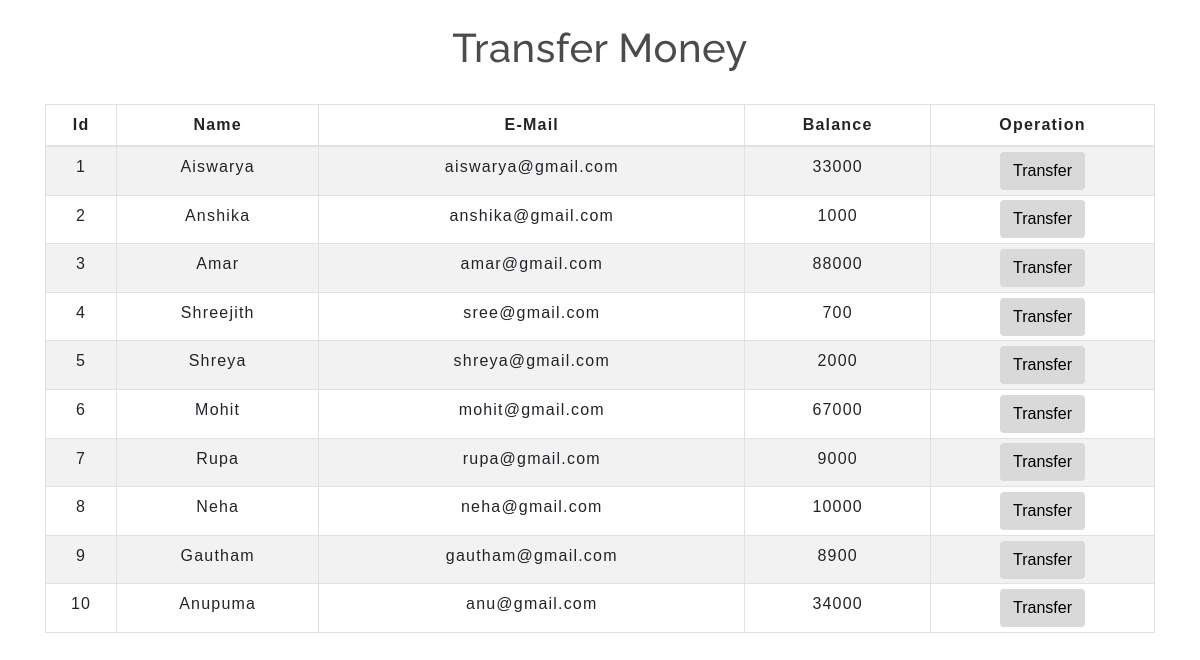
/transfer.php, run on the app's committed database.
### tables this page shows
CREATE TABLE `users` (
  `id` int(3) NOT NULL,
  `name` text NOT NULL,
  `email` varchar(30) NOT NULL,
  `balance` int(8) NOT NULL
);

### transfer.php (the view, shortened to what this page needs)
<!DOCTYPE html>
<html lang="en">
<head>
    <link rel="stylesheet" href="https://maxcdn.bootstrapcdn.com/bootstrap/4.0.0/css/bootstrap.min.css">
    <link rel="stylesheet" type="text/css" href="css/table.css">
    <link rel="stylesheet" type="text/css" href="css/navbar.css">
</head>
<body>
<?php
    $sql = "SELECT * FROM users";
    $result = mysqli_query($conn,$sql);
?>
<div class="container">
        <h2 class="text-center pt-4">Transfer Money</h2>
        <br>
            <div class="row">
                <div class="col">
                    <div class="table-responsive-sm">
                    <table class="table table-hover table-sm table-striped table-condensed table-bordered">
                        <thead>
                            <tr>
                            <th scope="col" class="text-center py-2">Id</th>
                            <th scope="col" class="text-center py-2">Name</th>
                            <th scope="col" class="text-center py-2">E-Mail</th>
                            <th scope="col" class="text-center py-2">Balance</th>
                            <th scope="col" class="text-center py-2">Operation</th>
                            </tr>
                        </thead>
                        <tbody>
                <?php
                    while($rows=mysqli_fetch_assoc($result)){
                ?>
                    <tr>
                        <td class="py-2"><?php echo $rows['id'] ?></td>
                        <td class="py-2"><?php echo $rows['name']?></td>
                        <td class="py-2"><?php echo $rows['email']?></td>
                        <td class="py-2"><?php echo $rows['balance']?></td>
                        <td><a href="user_detail.php?id= <?php echo $rows['id'] ;?>"> <button type="button" class="btn">Transfer</button></a></td>
                    </tr>
                <?php
                    }
                ?>
                        </tbody>
                    </table>
                    </div>
                </div>
            </div>
         </div>
</body>
</html>

### css/table.css (style rules this page uses)
td { text-align: center; }
button { border:none; background: #d9d9d9; transition: 1s; }

### css/navbar.css (style rules this page uses)
h2 { color: #4C4B4B; letter-spacing: 0.5px; font-family: raleway; }

### transfer.php (style rules this page uses)
button { transition: 1.5s; }

### data on the page
users: id "1", name "Aiswarya", email "aiswarya@gmail.com", balance "33000"
users: id "2", name "Anshika", email "anshika@gmail.com", balance "1000"
users: id "3", name "Amar", email "amar@gmail.com", balance "88000"
users: id "4", name "Shreejith", email "sree@gmail.com", balance "700"
users: id "5", name "Shreya", email "shreya@gmail.com", balance "2000"
users: id "6", name "Mohit", email "mohit@gmail.com", balance "67000"
users: id "7", name "Rupa", email "rupa@gmail.com", balance "9000"
users: id "8", name "Neha", email "neha@gmail.com", balance "10000"
users: id "9", name "Gautham", email "gautham@gmail.com", balance "8900"
users: id "10", name "Anupuma", email "anu@gmail.com", balance "34000"
